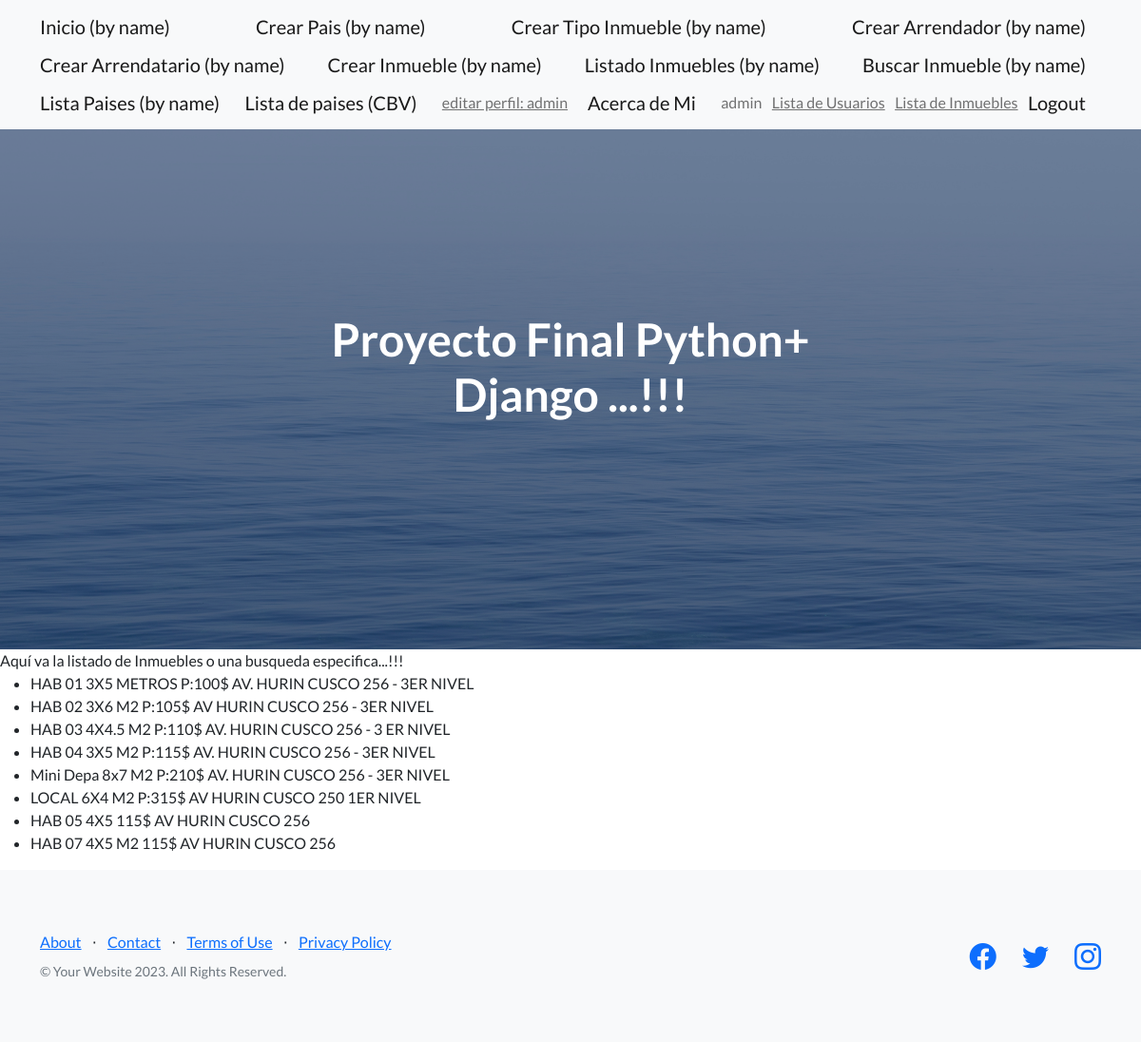
The app's page /AppCoder/Lista-inmueble/ (signed in) with its own data.
### AppCoder/models.py (models this page shows, shortened)
class Inmueble(models.Model):
        nombre = models.CharField(max_length=12)
        medidas = models.CharField(max_length=20)
        precio = models.CharField(max_length=10)
        direccion = models.CharField(max_length=50)
        tipo = models.ForeignKey(Tipo_inmueble, on_delete=models.SET_NULL, null=True, blank=True)

### AppCoder/views.py (the view)
# urls.py: path("Lista-inmueble/",Lista_inmueble, name="Lista-inmueble"),
def Lista_inmueble(request):
    inmueble = Inmueble.objects.all()
    return render(request,"AppCoder/inmueblelistado.html", {"inmueble":inmueble})

### AppCoder/templates/AppCoder/inmueblelistado.html
{% extends "AppCoder/padre.html" %}
{% block contenidoQueCambia %}
Aquí va la listado de Inmuebles o una busqueda especifica...!!!
{% if inmueble %}
<ul>
    {% for inmueblex in inmueble %}
    <li>{{ inmueblex.nombre }} {{ inmueblex.medidas }} {{ inmueblex.precio }} {{ inmueblex.direccion }} </li>
    {% endfor %}
</ul>
{% else %}
<H1>No existen inmuebles en la BBDD ...!!!</H1>
{% endif %}
{% endblock %}

### AppCoder/templates/AppCoder/padre.html (shortened to what this page needs)
{% load static %}
<!DOCTYPE html>
<html lang="en">
    <head>
        <link href="https://cdn.jsdelivr.net/npm/bootstrap-icons@1.5.0/font/bootstrap-icons.css" rel="stylesheet" type="text/css" />
        <link href="{% static 'AppCoder/css/styles.css'  %}" rel="stylesheet" />
    </head>
    <body>
        <nav class="navbar navbar-light bg-light static-top">
            <div class="container">
             {% if user.is_authenticated %}
                    <a class="navbar-brand" href="{% url 'AppCoder:inicio' %}">Inicio (by name) </a>
                    <a class="navbar-brand" href="{% url 'AppCoder:crea-pais' %}">Crear Pais (by name) </a>
                    <a class="navbar-brand" href="{% url 'AppCoder:crea-tipoinmueble' %}">Crear Tipo Inmueble (by name) </a>
                    <a class="navbar-brand" href="{% url 'AppCoder:crea-arrendador' %}">Crear Arrendador (by name) </a>
                    <a class="navbar-brand" href="{% url 'AppCoder:crea-arrendatario' %}">Crear Arrendatario (by name) </a>
                    <a class="navbar-brand" href="{% url 'AppCoder:crea-inmueble' %}">Crear Inmueble (by name) </a>
                    <a class="navbar-brand" href="{% url 'AppCoder:Lista-inmueble' %}">Listado Inmuebles (by name) </a>
                    <a class="navbar-brand" href="{% url 'AppCoder:inmueble-buscar' %}">Buscar Inmueble (by name) </a>
                    <a class="navbar-brand" href="{% url 'AppCoder:lista-pais' %}">Lista Paises (by name) </a>
                    <a class="navbar-brand" href="{% url 'AppCoder:pais_list' %}">Lista de paises (CBV)</a>
                    <a class="navbar-text" href="{% url 'AppCoder:editar-perfil' %}">editar perfil: {{ user.username }}</a>
                    <a class="navbar-brand" href="{% url 'AppCoder:acer-auto' %}">Acerca de Mi </a>
                    <span class="navbar-text">{{ user.username }}</span>
                    <a class="navbar-text" href="{% url 'AppCoder:listar_usuarios' %}">Lista de Usuarios</a>
                    <a class="navbar-text" href="{% url 'AppCoder:listar_inmuebles' %}">Lista de Inmuebles</a>
                    <a class="navbar-brand" href="{% url 'AppCoder:logout' %}">Logout</a>
                {% else %}
                    <a class="navbar-brand" href="{% url 'AppCoder:login' %}">Login</a>
                    <a class="navbar-brand" href="{% url 'AppCoder:registro' %}">Registrar usuario</a>
                {% endif %}
            </div>
        </nav>
        <header class="masthead">
            <div class="container position-relative">
                <div class="row justify-content-center">
                    <div class="col-xl-6">
                        <div class="text-center text-white">
                            <h1 class="mb-5">Proyecto Final Python+ Django ...!!!</h1>
                        </div>
                    </div>
                </div>
            </div>
        </header>
        {% block contenidoQueCambia %}
        {% endblock %}
        <footer class="footer bg-light">
            <div class="container">
                <div class="row">
                    <div class="col-lg-6 h-100 text-center text-lg-start my-auto">
                        <ul class="list-inline mb-2">
                            <li class="list-inline-item"><a href="#!">About</a></li>
                            <li class="list-inline-item">⋅</li>
                            <li class="list-inline-item"><a href="#!">Contact</a></li>
                            <li class="list-inline-item">⋅</li>
                            <li class="list-inline-item"><a href="#!">Terms of Use</a></li>
                            <li class="list-inline-item">⋅</li>
                            <li class="list-inline-item"><a href="#!">Privacy Policy</a></li>
                        </ul>
                        <p class="text-muted small mb-4 mb-lg-0">&copy; Your Website 2023. All Rights Reserved.</p>
                    </div>
                    <div class="col-lg-6 h-100 text-center text-lg-end my-auto">
                        <ul class="list-inline mb-0">
                            <li class="list-inline-item me-4">
                                <a href="#!"><i class="bi-facebook fs-3"></i></a>
                            </li>
                            <li class="list-inline-item me-4">
                                <a href="#!"><i class="bi-twitter fs-3"></i></a>
                            </li>
                            <li class="list-inline-item">
                                <a href="#!"><i class="bi-instagram fs-3"></i></a>
                            </li>
                        </ul>
                    </div>
                </div>
            </div>
        </footer>
    </body>
</html>

### records on screen
Inmueble: nombre "HAB 01", medidas "3X5 METROS", precio "P:100$", direccion "AV. HURIN CUSCO 256 - 3ER NIVEL"
Inmueble: nombre "HAB 02", medidas "3X6 M2", precio "P:105$", direccion "AV HURIN CUSCO 256 - 3ER NIVEL"
Inmueble: nombre "HAB 03", medidas "4X4.5 M2", precio "P:110$", direccion "AV. HURIN CUSCO 256 - 3 ER NIVEL"
Inmueble: nombre "HAB 04", medidas "3X5 M2", precio "P:115$", direccion "AV. HURIN CUSCO 256 - 3ER NIVEL"
Inmueble: nombre "Mini Depa", medidas "8x7 M2", precio "P:210$", direccion "AV. HURIN CUSCO 256 - 3ER NIVEL"
Inmueble: nombre "LOCAL", medidas "6X4 M2", precio "P:315$", direccion "AV HURIN CUSCO 250 1ER NIVEL"
Inmueble: nombre "HAB 05", medidas "4X5", precio "115$", direccion "AV HURIN CUSCO 256"
Inmueble: nombre "HAB 07", medidas "4X5 M2", precio "115$", direccion "AV HURIN CUSCO 256"

### other values on screen
{{ user.username }} "admin"
